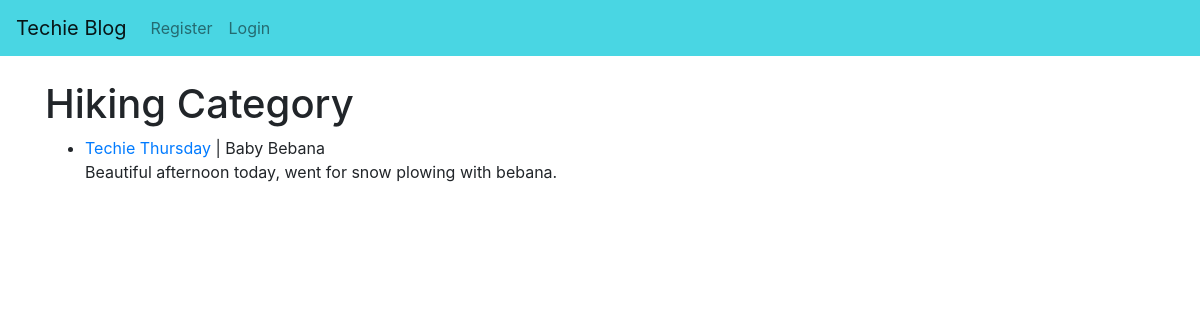
The page /category/hiking/ on the database its author committed.
### theblog/models.py (models this page shows, shortened)
class Post(models.Model):
    title = models.CharField(max_length=255)
    title_tag = models.CharField(max_length=255)
    author = models.ForeignKey(User, on_delete=models.CASCADE)
    category = models.CharField(max_length=255, default="coding")
    body = RichTextField(blank=True, null=True)
    post_date= models.DateField(auto_now_add=True)
    likes= models.ManyToManyField(User, related_name='blog_post')

### theblog/views.py (the view)
# urls.py: path('category/<str:cats>/',CategoryView, name="category"),
def CategoryView(request, cats):
    category_post= Post.objects.filter(category=cats.replace('-', ' '))
    return render(request, 'categories.html', {'cats':cats.title().replace('-', ' '), 'category_post':category_post})

### theblog/templates/categories.html (shortened to what this page needs)
{% extends 'base.html' %}
    {% block content %}
        {% if category_post%}
            <h1>{{cats}} Category</h1>
            <ul>
            {% for post in category_post%}
                <li><a href="{% url 'post_detail' post.pk%}">{{post.title}}</a> | {{post.author.first_name}} {{post.author.last_name}}
                        <br/>
                {{post.body| slice:":200" |safe}}</li>
            {% endfor%}
            </ul>
        {% else%}
        <h2>Sorry this page is not exist</h2>
        {% endif %}
    {% endblock %}

### rows shown on the page
Post: category "Hiking", title "Techie Thursday", author.first_name "Baby", author.last_name "Bebana", body "Beautiful afternoon today, went for snow plowing with bebana."
